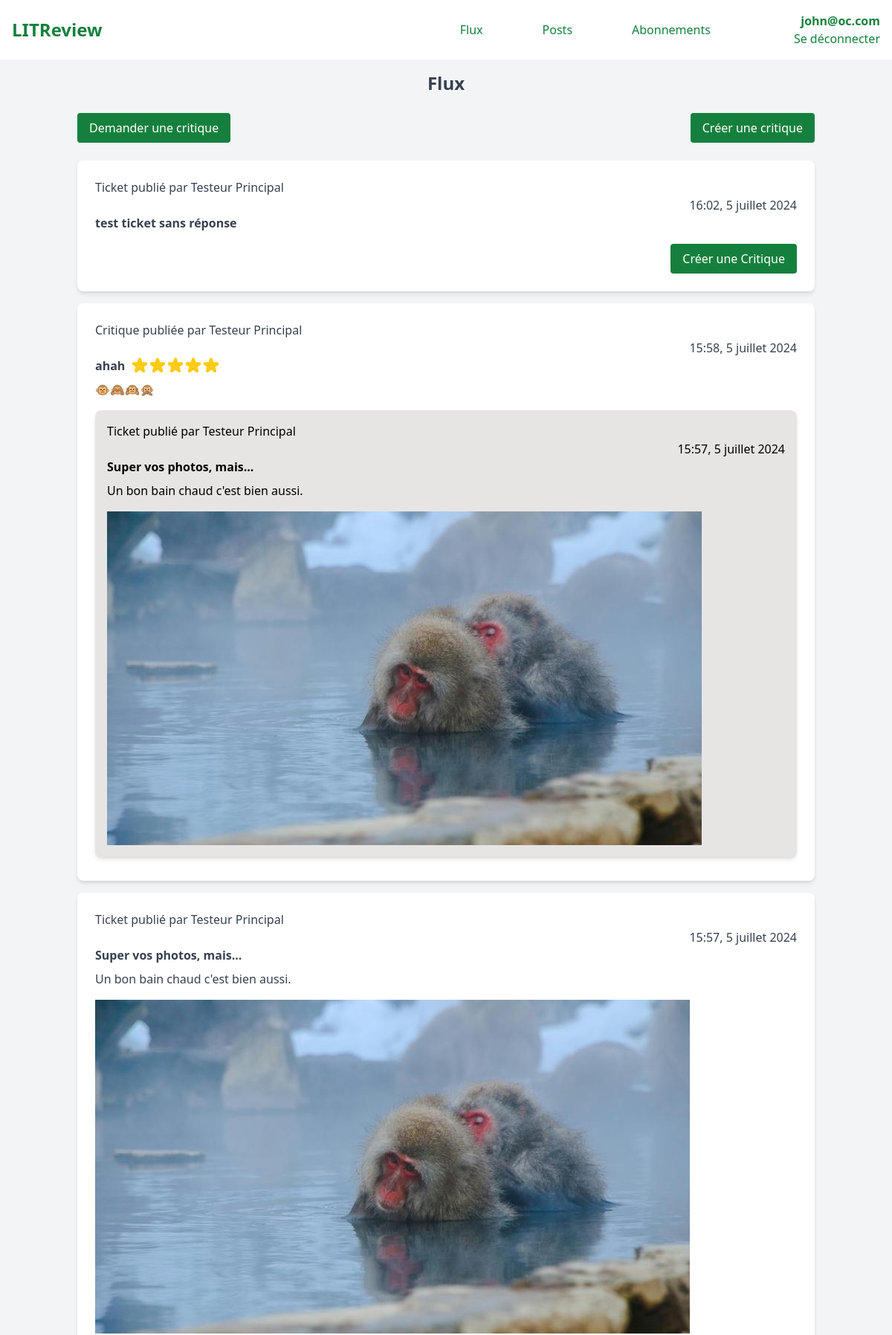
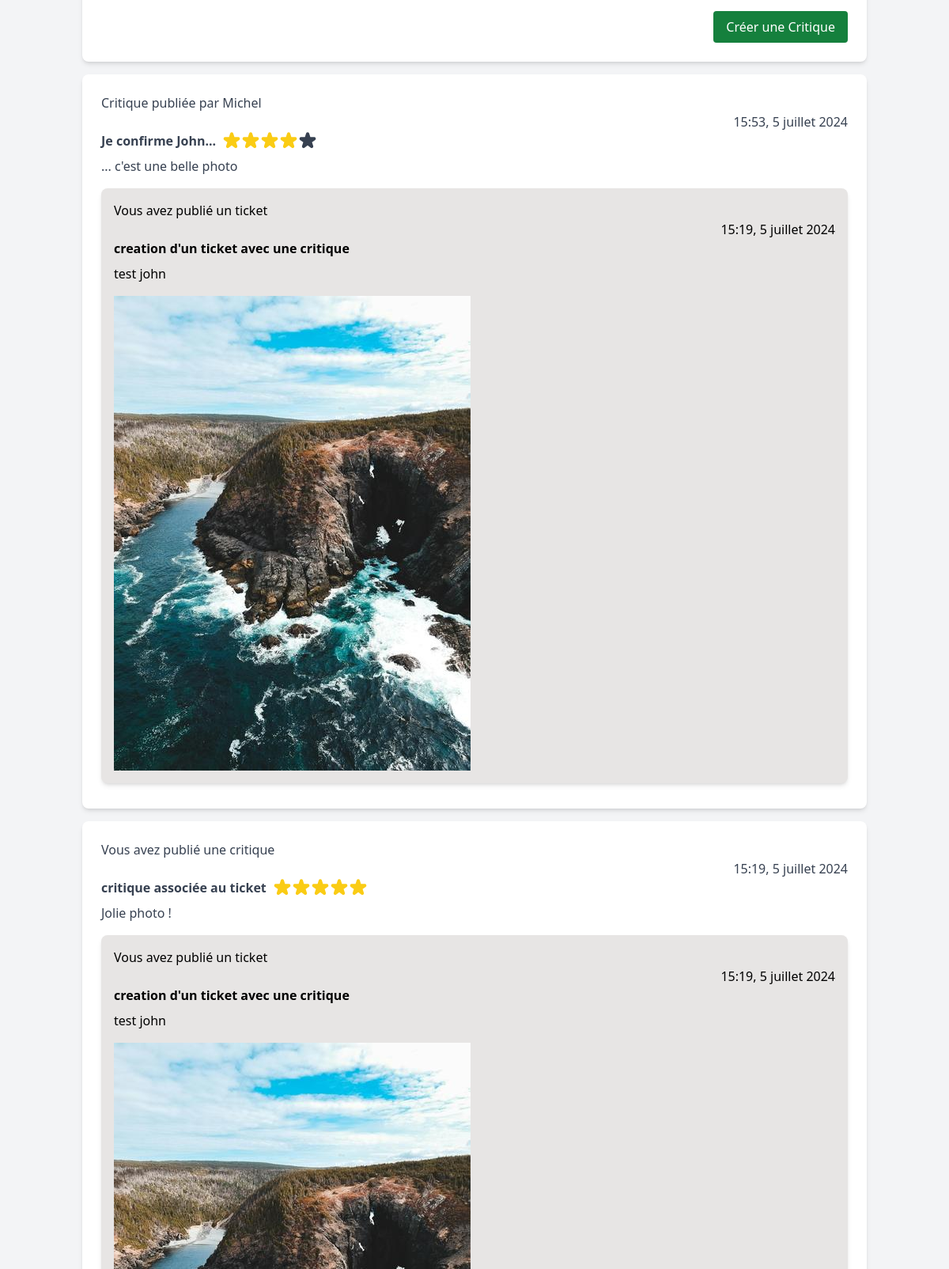
Screenshot of /ticket/home/ (signed in, upper part) with the database file from the repository (2 pictures, top to bottom).
### authentication/models.py (models this page shows)
class CustomUser(AbstractUser):
    email = models.EmailField(max_length=150, unique=True, blank=False)
    username = None
    USERNAME_FIELD = "email"
    REQUIRED_FIELDS = []
    nickname = models.CharField(max_length=80, unique=True, blank=False, verbose_name='Pseudo')
    profil_photo = models.ImageField(verbose_name='Photo de profil')
    objects = CustomUserManager()

### ticket/models.py (models this page shows, shortened)
class Ticket(models.Model):
    title = models.CharField(max_length=128, verbose_name='Titre')
    description = models.TextField(max_length=2048, blank=True, verbose_name='Description')
    user = models.ForeignKey(to=settings.AUTH_USER_MODEL, on_delete=models.CASCADE)
    image = models.ImageField(null=True, blank=True, verbose_name='Image', upload_to='ticket_images')
    time_created = models.DateTimeField(auto_now_add=True)

class Review(models.Model):
    ticket = models.ForeignKey(to=Ticket, on_delete=models.CASCADE)
    headline = models.CharField(max_length=128)
    rating = models.PositiveSmallIntegerField(
        validators=[MinValueValidator(0), MaxValueValidator(5)]
    )
    body = models.TextField(max_length=8192, blank=True)
    user = models.ForeignKey(to=settings.AUTH_USER_MODEL, on_delete=models.CASCADE)
    time_created = models.DateTimeField(auto_now_add=True)
    def __str__(self):
        return self.headline

### ticket/views.py (the view)
# urls.py: path('home/', flux, name='home'),  # redirigé vers la vue flux lors de la connexion
@login_required
def flux(request):
    tickets = Ticket.objects.all().annotate(content_type=Value('TICKET', CharField()))
    reviews = Review.objects.all().annotate(content_type=Value('REVIEW', CharField()))
    followed_users = request.user.following.all().values_list('followed_user', flat=True)
    followed_reviews = reviews.filter(user__in=followed_users)
    followed_tickets = tickets.filter(user__in=followed_users)
    user_tickets = tickets.filter(user=request.user)
    reviewers_of_my_tickets = reviews.filter(ticket__in=user_tickets)
    posts = sorted(
        chain(followed_reviews, followed_tickets, reviewers_of_my_tickets),
        key=lambda post: post.time_created,
        reverse=True,
    )
    user_reply = {
        post.id: post.ticket and Review.objects.filter(ticket=post.ticket, user=request.user).exists()
        for post in posts if hasattr(post, 'ticket')
    }
    post_paginator = Paginator(posts, settings.NB_ITEM_PAGINATOR)
    post_page_number = request.GET.get('page')
    try:
        paginated_posts = post_paginator.page(post_page_number)
    except PageNotAnInteger:
        paginated_posts = post_paginator.page(1)
    except EmptyPage:
        paginated_posts = post_paginator.page(post_paginator.num_pages)
    return render(request, 'ticket/flux.html', context={'posts': paginated_posts, 'user_reply': user_reply})

### ticket/templatetags/ticket_custom_filters.py (called while the page is built)
@register.filter(name='user_has_reviewed')
def user_has_reviewed(ticket, user):
    return Review.objects.filter(ticket=ticket, user=user).exists()

### ticket/templates/ticket/flux.html (shortened to what this page needs)
{% extends 'base.html' %}
{% load ticket_custom_filters %}
{% block content %}
<div class="container mx-auto">
    <div class="flex flex-wrap -mx-2">
        <div class="w-full px-2">
            <h1 class="text-2xl font-bold mb-6 text-center">Flux</h1>
            <div class="flex justify-between mb-6">
                <a href="{% url 'demander_critique' %}" class="bg-green-700 text-white py-2 px-4 rounded hover:bg-green-800">Demander une critique</a>
                <a href="{% url 'create_ticket_and_review' %}" class="bg-green-700 text-white py-2 px-4 rounded hover:bg-green-800">Créer une critique</a>
            </div>
            {% for post in posts %}
                {% if post.content_type == 'REVIEW' %}
                    {% include 'ticket/review_model.html' %}
                {% elif post.content_type == 'TICKET' %}
                    {% include 'ticket/ticket_model.html' %}
                {% endif %}
            {% empty %}
                <p>Aucun post publié.</p>
            {% endfor %}
        </div>
    </div>
</div>
{% endblock %}

### LITRevu/templates/base.html (shortened to what this page needs)
<!DOCTYPE html>
<html lang="fr">
<head>
    {% load static %}
    {% load static tailwind_tags %}
    {% tailwind_css %}
</head>
<body class="bg-gray-100 text-gray-700 flex flex-col min-h-screen">
    <header class="bg-white text-green-700 p-4 flex flex-col md:flex-row justify-between items-center">
        <h1 class="text-2xl font-bold">
            {% if user.is_authenticated %}
            <a href="{% url 'home' %}">LITReview</a>
            {% else %}
            <a href="/">LITReview</a>
            {% endif %}
        </h1>
        {% if user.is_authenticated %}
        <div class="w-full md:w-auto flex flex-col-reverse md:flex-row md:items-center justify-center md:space-x-24">
            <div class="flex flex-col items-center md:flex-row space-y-4 md:space-y-0 md:space-x-12 order-2 md:order-1 mt-2 md:mt-0">
                <a href="{% url 'flux' %}"
                    class="text-green-700 hover:bg-green-700 hover:text-white active:bg-green-800 rounded-md px-4 py-2 text-center ">Flux</a>
                <a href="{% url 'posts' %}"
                    class="text-green-700 hover:bg-green-700 hover:text-white active:bg-green-800 rounded-md px-4 py-2 text-center items-center">Posts</a>
                <a href="{% url 'subscription' %}"
                    class="text-green-700 hover:bg-green-700 hover:text-white active:bg-green-800 rounded-md px-4 py-2 text-center items-center">Abonnements</a>
            </div>
            <div class="flex flex-col items-end order-1 md:order-2 mb-2 md:mb-0">
                <p><strong>{{ request.user }}</strong></p>
                <a href="{% url 'authentication-logout' %}" class="text-green-700 hover:underline">Se déconnecter</a>
            </div>
        </div>
        {% endif %}
    </header>
    <main class="container mx-auto p-4 flex-1">
        {% block content %}{% endblock content %}
    </main>
</body>
</html>

### ticket/templates/ticket/ticket_model.html (shortened to what this page needs)
{% load static %}
{% load ticket_custom_filters %}
<div class="bg-white p-6 rounded-lg shadow-md mb-4">
    {% if post.user == request.user %}
        <p>Vous avez publié un ticket</p>
    {% else %}
        <p>Ticket publié par {{ post.user.nickname }}</p>
    {% endif %}
    <p class="text-right">{{ post.time_created|date:"H:i, j F Y" }}</p>
    <h2 class="font-semibold">{{ post.title }}</h2>
    <p class="mt-2">{{ post.description }}</p>
    {% if post.image %}
        <img class="mt-4" src="{{ post.image.url }}" alt="Image du ticket">
    {% endif %}
    <div class="flex justify-end mt-4">
        {% if not post.reviews.exists %}
            {% if not post|user_has_reviewed:request.user %}
                <a href="{% url 'create_review' ticket_id=post.id %}" class="btn bg-green-700 text-white py-2 px-4 rounded hover:bg-green-800 ml-4">Créer une Critique</a>
            {% endif %}
        {% endif %}
    </div>
</div>

### ticket/templates/ticket/review_model.html (shortened to what this page needs)
{% load static %}
{% load ticket_custom_filters %}
<div class="bg-white p-6 rounded-lg shadow-md mb-4">
    {% if post.user == request.user %}
        <p>Vous avez publié une critique</p>
    {% else %}
        <p>Critique publiée par {{ post.user.nickname }}</p>
    {% endif %}
    <p class="text-right">{{ post.time_created|date:"H:i, j F Y" }}</p>
    <div class="flex items-center">
        <h2 class="font-semibold mr-2">{{ post.headline }}</h2>
        {% if post.rating %}
            <div class="flex items-center">
                {% for i in '12345' %}
                    {% if i|add:0 <= post.rating %}
                        <label class="cursor-pointer inline-flex items-center transition-transform transform hover:scale-125">
                            <svg class="w-6 h-6 fill-current stroke-current stroke-2 transition-colors text-yellow-400" viewBox="0 0 24 24">
                                <use xlink:href="{% static 'images/icons.svg' %}#icon-star"></use>
                            </svg>
                        </label>
                    {% else %}
                        <label class="cursor-pointer inline-flex items-center transition-transform transform hover:scale-125">
                            <svg class="w-6 h-6 fill-current stroke-current stroke-2 transition-colors" viewBox="0 0 24 24">
                                <use xlink:href="{% static 'images/icons.svg' %}#icon-star"></use>
                            </svg>
                        </label>
                    {% endif %}
                {% endfor %}
            </div>
        {% endif %}
    </div>
    <p class="mt-2">{{ post.body }}</p>
    {% if post.ticket %}
        <div class="text-black bg-stone-200 rounded-lg shadow-md p-4 mt-4 mb-2">
            {% if post.ticket.user == request.user %}
                <p>Vous avez publié un ticket</p>
            {% else %}
                <p>Ticket publié par {{ post.ticket.user.nickname }}</p>
            {% endif %}
            <p class="text-right">{{ post.ticket.time_created|date:"H:i, j F Y" }}</p>
            <h2 class="font-semibold">{{ post.ticket.title }}</h2>
            <p class="mt-2">{{ post.ticket.description }}</p>
            {% if post.ticket.image %}
                <img class="mt-4" src="{{ post.ticket.image.url }}" alt="Image du ticket">
            {% endif %}
        </div>
    {% endif %}
</div>

### rows the page displays
CustomUser: user "john@oc.com"
Ticket: user.nickname "Testeur Principal", time_created "16:02, 5 juillet 2024", title "test ticket sans réponse", shows "Créer une Critique"
Review: user.nickname "Testeur Principal", time_created "15:58, 5 juillet 2024", headline "ahah", rating 5 (drawn), body "🐵🙈🙉🙊", ticket.user.nickname "Testeur Principal", ticket.time_created "15:57, 5 juillet 2024", ticket "Super vos photos, mais...", ticket.description "Un bon bain chaud c'est bien aussi.", ticket.image (picture)
Ticket: user.nickname "Testeur Principal", time_created "15:57, 5 juillet 2024", title "Super vos photos, mais...", description "Un bon bain chaud c'est bien aussi.", image (picture), shows "Créer une Critique"
Review: user.nickname "Michel", time_created "15:53, 5 juillet 2024", headline "Je confirme John...", rating 4 (drawn), body "... c'est une belle photo", shows "Vous avez publié un ticket", ticket.time_created "15:19, 5 juillet 2024", ticket "creation d'un ticket avec une critique", ticket.description "test john", ticket.image (picture)
Review: shows "Vous avez publié une critique", time_created "15:19, 5 juillet 2024", headline "critique associée au ticket", rating 5 (drawn), body "Jolie photo !", shows "Vous avez publié un ticket", ticket.time_created "15:19, 5 juillet 2024", ticket "creation d'un ticket avec une critique", ticket.description "test john", ticket.image (picture)
